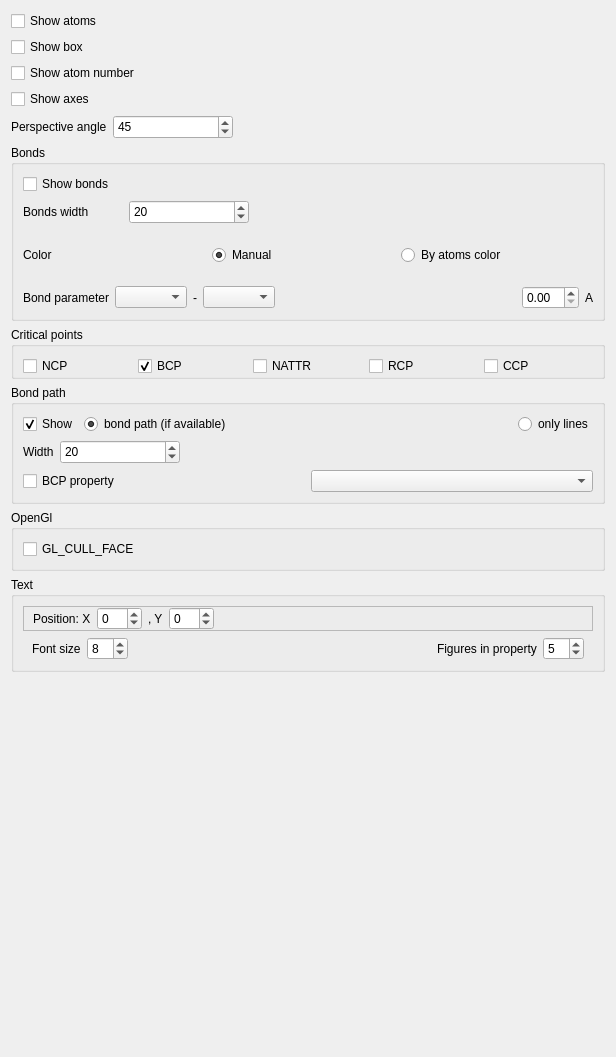
          <widget class="QWidget" name="tab_32">
           <attribute name="title">
            <string>View 3D</string>
           </attribute>
           <layout class="QVBoxLayout" name="verticalLayout_22">
            <item>
             <widget class="QCheckBox" name="FormSettingsViewCheckShowAtoms">
              <property name="enabled">
               <bool>true</bool>
              </property>
              <property name="text">
               <string>Show atoms</string>
              </property>
             </widget>
            </item>
            <item>
             <widget class="QCheckBox" name="FormSettingsViewCheckShowBox">
              <property name="styleSheet">
               <string notr="true"/>
              </property>
              <property name="text">
               <string>Show box</string>
              </property>
             </widget>
            </item>
            <item>
             <widget class="QCheckBox" name="FormSettingsViewCheckShowAtomNumber">
              <property name="enabled">
               <bool>true</bool>
              </property>
              <property name="text">
               <string>Show atom number</string>
              </property>
             </widget>
            </item>
            <item>
             <widget class="QCheckBox" name="FormSettingsViewCheckShowAxes">
              <property name="text">
               <string>Show axes</string>
              </property>
             </widget>
            </item>
            <item>
             <widget class="QFrame" name="frame_131">
              <property name="minimumSize">
               <size>
                <width>0</width>
                <height>0</height>
               </size>
              </property>
              <property name="frameShape">
               <enum>QFrame::NoFrame</enum>
              </property>
              <property name="frameShadow">
               <enum>QFrame::Raised</enum>
              </property>
              <layout class="QHBoxLayout" name="horizontalLayout_100">
               <property name="leftMargin">
                <number>0</number>
               </property>
               <property name="topMargin">
                <number>0</number>
               </property>
               <property name="rightMargin">
                <number>0</number>
               </property>
               <property name="bottomMargin">
                <number>0</number>
               </property>
               <item>
                <widget class="QLabel" name="label_105">
                 <property name="text">
                  <string>Perspective angle</string>
                 </property>
                </widget>
               </item>
               <item>
                <widget class="QSpinBox" name="spin_perspective_angle">
                 <property name="minimumSize">
                  <size>
                   <width>120</width>
                   <height>24</height>
                  </size>
                 </property>
                 <property name="maximumSize">
                  <size>
                   <width>120</width>
                   <height>24</height>
                  </size>
                 </property>
                 <property name="maximum">
                  <number>90</number>
                 </property>
                 <property name="value">
                  <number>45</number>
                 </property>
                </widget>
               </item>
               <item>
                <spacer name="horizontalSpacer_112">
                 <property name="orientation">
                  <enum>Qt::Horizontal</enum>
                 </property>
                 <property name="sizeHint" stdset="0">
                  <size>
                   <width>61</width>
                   <height>20</height>
                  </size>
                 </property>
                </spacer>
               </item>
              </layout>
             </widget>
            </item>
            <item>
             <widget class="QGroupBox" name="groupBox">
              <property name="minimumSize">
               <size>
                <width>0</width>
                <height>0</height>
               </size>
              </property>
              <property name="title">
               <string>Bonds</string>
              </property>
              <layout class="QVBoxLayout" name="verticalLayout_68">
               <item>
                <widget class="QCheckBox" name="FormSettingsViewCheckShowBonds">
                 <property name="text">
                  <string>Show bonds</string>
                 </property>
                </widget>
               </item>
               <item>
                <widget class="QFrame" name="frame_68">
                 <property name="minimumSize">
                  <size>
                   <width>200</width>
                   <height>0</height>
                  </size>
                 </property>
                 <property name="frameShape">
                  <enum>QFrame::NoFrame</enum>
                 </property>
                 <property name="frameShadow">
                  <enum>QFrame::Raised</enum>
                 </property>
                 <layout class="QHBoxLayout" name="horizontalLayout_60">
                  <property name="leftMargin">
                   <number>0</number>
                  </property>
                  <property name="topMargin">
                   <number>0</number>
                  </property>
                  <property name="rightMargin">
                   <number>0</number>
                  </property>
                  <property name="bottomMargin">
                   <number>0</number>
                  </property>
                  <item>
                   <widget class="QLabel" name="label_22">
                    <property name="minimumSize">
                     <size>
                      <width>100</width>
                      <height>0</height>
                     </size>
                    </property>
                    <property name="text">
                     <string>Bonds width</string>
                    </property>
                   </widget>
                  </item>
                  <item>
                   <widget class="QSpinBox" name="FormSettingsViewSpinBondWidth">
                    <property name="minimumSize">
                     <size>
                      <width>120</width>
                      <height>24</height>
                     </size>
                    </property>
                    <property name="maximumSize">
                     <size>
                      <width>120</width>
                      <height>24</height>
                     </size>
                    </property>
                    <property name="value">
                     <number>20</number>
                    </property>
                   </widget>
                  </item>
                  <item>
                   <spacer name="horizontalSpacer_30">
                    <property name="orientation">
                     <enum>Qt::Horizontal</enum>
                    </property>
                    <property name="sizeHint" stdset="0">
                     <size>
                      <width>40</width>
                      <height>20</height>
                     </size>
                    </property>
                   </spacer>
                  </item>
                 </layout>
                </widget>
               </item>
               <item>
                <widget class="QFrame" name="frame_114">
                 <property name="minimumSize">
                  <size>
                   <width>0</width>
                   <height>50</height>
                  </size>
                 </property>
                 <property name="frameShape">
                  <enum>QFrame::NoFrame</enum>
                 </property>
                 <property name="frameShadow">
                  <enum>QFrame::Raised</enum>
                 </property>
                 <layout class="QHBoxLayout" name="horizontalLayout_116">
                  <property name="leftMargin">
                   <number>0</number>
                  </property>
                  <property name="topMargin">
                   <number>0</number>
                  </property>
                  <property name="bottomMargin">
                   <number>0</number>
                  </property>
                  <item>
                   <widget class="QLabel" name="label_83">
                    <property name="minimumSize">
                     <size>
                      <width>100</width>
                      <height>0</height>
                     </size>
                    </property>
                    <property name="text">
                     <string>Color</string>
                    </property>
                   </widget>
                  </item>
                  <item>
                   <widget class="QRadioButton" name="FormSettingsViewRadioColorBondsManual">
                    <property name="text">
                     <string>Manual</string>
                    </property>
                    <property name="checked">
                     <bool>true</bool>
                    </property>
                   </widget>
                  </item>
                  <item>
                   <widget class="QRadioButton" name="FormSettingsViewRadioColorBondsByAtoms">
                    <property name="text">
                     <string>By atoms color</string>
                    </property>
                   </widget>
                  </item>
                 </layout>
                </widget>
               </item>
               <item>
                <widget class="QFrame" name="frame_106">
                 <property name="frameShape">
                  <enum>QFrame::NoFrame</enum>
                 </property>
                 <property name="frameShadow">
                  <enum>QFrame::Raised</enum>
                 </property>
                 <layout class="QHBoxLayout" name="horizontalLayout_110">
                  <property name="leftMargin">
                   <number>0</number>
                  </property>
                  <property name="topMargin">
                   <number>0</number>
                  </property>
                  <property name="rightMargin">
                   <number>0</number>
                  </property>
                  <property name="bottomMargin">
                   <number>0</number>
                  </property>
                  <item>
                   <widget class="QLabel" name="label_2">
                    <property name="text">
                     <string>Bond parameter</string>
                    </property>
                   </widget>
                  </item>
                  <item>
                   <widget class="QComboBox" name="FormAtomsList1"/>
                  </item>
                  <item>
                   <widget class="QLabel" name="label_31">
                    <property name="text">
                     <string>-</string>
                    </property>
                   </widget>
                  </item>
                  <item>
                   <widget class="QComboBox" name="FormAtomsList2"/>
                  </item>
                  <item>
                   <spacer name="horizontalSpacer_76">
                    <property name="orientation">
                     <enum>Qt::Horizontal</enum>
                    </property>
                    <property name="sizeHint" stdset="0">
                     <size>
                      <width>40</width>
                      <height>20</height>
                     </size>
                    </property>
                   </spacer>
                  </item>
                  <item>
                   <widget class="QDoubleSpinBox" name="FormBondLenSpinBox">
                    <property name="readOnly">
                     <bool>false</bool>
                    </property>
                    <property name="singleStep">
                     <double>0.100000000000000</double>
                    </property>
                   </widget>
                  </item>
                  <item>
                   <widget class="QLabel" name="label_30">
                    <property name="text">
                     <string>A</string>
                    </property>
                   </widget>
                  </item>
                 </layout>
                </widget>
               </item>
              </layout>
             </widget>
            </item>
            <item>
             <widget class="QGroupBox" name="groupBox_6">
              <property name="minimumSize">
               <size>
                <width>0</width>
                <height>0</height>
               </size>
              </property>
              <property name="title">
               <string>Critical points</string>
              </property>
              <layout class="QVBoxLayout" name="verticalLayout_9">
               <property name="topMargin">
                <number>0</number>
               </property>
               <property name="bottomMargin">
                <number>0</number>
               </property>
               <item>
                <widget class="QFrame" name="frame_3">
                 <property name="frameShape">
                  <enum>QFrame::NoFrame</enum>
                 </property>
                 <property name="frameShadow">
                  <enum>QFrame::Raised</enum>
                 </property>
                 <layout class="QHBoxLayout" name="horizontalLayout_7">
                  <property name="leftMargin">
                   <number>0</number>
                  </property>
                  <property name="rightMargin">
                   <number>0</number>
                  </property>
                  <property name="bottomMargin">
                   <number>0</number>
                  </property>
                  <item>
                   <widget class="QCheckBox" name="show_ncp">
                    <property name="text">
                     <string>NCP</string>
                    </property>
                    <property name="checked">
                     <bool>false</bool>
                    </property>
                   </widget>
                  </item>
                  <item>
                   <widget class="QCheckBox" name="show_bcp">
                    <property name="text">
                     <string>BCP</string>
                    </property>
                    <property name="checked">
                     <bool>true</bool>
                    </property>
                   </widget>
                  </item>
                  <item>
                   <widget class="QCheckBox" name="show_nnatr">
                    <property name="text">
                     <string>NATTR</string>
                    </property>
                    <property name="checked">
                     <bool>false</bool>
                    </property>
                   </widget>
                  </item>
                  <item>
                   <widget class="QCheckBox" name="show_rcp">
                    <property name="text">
                     <string>RCP</string>
                    </property>
                    <property name="checked">
                     <bool>false</bool>
                    </property>
                   </widget>
                  </item>
                  <item>
                   <widget class="QCheckBox" name="show_ccp">
                    <property name="text">
                     <string>CCP</string>
                    </property>
                    <property name="checked">
                     <bool>false</bool>
                    </property>
                   </widget>
                  </item>
                 </layout>
                </widget>
               </item>
              </layout>
             </widget>
            </item>
            <item>
             <widget class="QGroupBox" name="groupBox_11">
              <property name="title">
               <string>Bond path</string>
              </property>
              <layout class="QVBoxLayout" name="verticalLayout_18">
               <item>
                <widget class="QFrame" name="frame_4">
                 <property name="minimumSize">
                  <size>
                   <width>0</width>
                   <height>0</height>
                  </size>
                 </property>
                 <property name="frameShape">
                  <enum>QFrame::NoFrame</enum>
                 </property>
                 <property name="frameShadow">
                  <enum>QFrame::Raised</enum>
                 </property>
                 <layout class="QHBoxLayout" name="horizontalLayout_8">
                  <property name="leftMargin">
                   <number>0</number>
                  </property>
                  <property name="topMargin">
                   <number>0</number>
                  </property>
                  <property name="rightMargin">
                   <number>0</number>
                  </property>
                  <property name="bottomMargin">
                   <number>0</number>
                  </property>
                  <item>
                   <widget class="QCheckBox" name="show_bond_path">
                    <property name="text">
                     <string>Show</string>
                    </property>
                    <property name="checked">
                     <bool>true</bool>
                    </property>
                   </widget>
                  </item>
                  <item>
                   <widget class="QRadioButton" name="show_bp_if_avail">
                    <property name="text">
                     <string>bond path (if available)</string>
                    </property>
                    <property name="checked">
                     <bool>true</bool>
                    </property>
                   </widget>
                  </item>
                  <item>
                   <spacer name="horizontalSpacer_7">
                    <property name="orientation">
                     <enum>Qt::Horizontal</enum>
                    </property>
                    <property name="sizeHint" stdset="0">
                     <size>
                      <width>281</width>
                      <height>20</height>
                     </size>
                    </property>
                   </spacer>
                  </item>
                  <item>
                   <widget class="QRadioButton" name="radioButton_2">
                    <property name="text">
                     <string>only lines</string>
                    </property>
                   </widget>
                  </item>
                 </layout>
                </widget>
               </item>
               <item>
                <widget class="QFrame" name="frame_69">
                 <property name="minimumSize">
                  <size>
                   <width>200</width>
                   <height>0</height>
                  </size>
                 </property>
                 <property name="frameShape">
                  <enum>QFrame::NoFrame</enum>
                 </property>
                 <property name="frameShadow">
                  <enum>QFrame::Raised</enum>
                 </property>
                 <layout class="QHBoxLayout" name="horizontalLayout_62">
                  <property name="leftMargin">
                   <number>0</number>
                  </property>
                  <property name="topMargin">
                   <number>0</number>
                  </property>
                  <property name="rightMargin">
                   <number>0</number>
                  </property>
                  <property name="bottomMargin">
                   <number>0</number>
                  </property>
                  <item>
                   <widget class="QLabel" name="label_23">
                    <property name="minimumSize">
                     <size>
                      <width>0</width>
                      <height>0</height>
                     </size>
                    </property>
                    <property name="text">
                     <string>Width</string>
                    </property>
                   </widget>
                  </item>
                  <item>
                   <widget class="QSpinBox" name="bond_path_width">
                    <property name="minimumSize">
                     <size>
                      <width>120</width>
                      <height>24</height>
                     </size>
                    </property>
                    <property name="maximumSize">
                     <size>
                      <width>120</width>
                      <height>24</height>
                     </size>
                    </property>
                    <property name="value">
                     <number>20</number>
                    </property>
                   </widget>
                  </item>
                  <item>
                   <spacer name="horizontalSpacer_31">
                    <property name="orientation">
                     <enum>Qt::Horizontal</enum>
                    </property>
                    <property name="sizeHint" stdset="0">
                     <size>
                      <width>40</width>
                      <height>20</height>
                     </size>
                    </property>
                   </spacer>
                  </item>
                 </layout>
                </widget>
               </item>
               <item>
                <widget class="QFrame" name="frame_160">
                 <property name="frameShape">
                  <enum>QFrame::NoFrame</enum>
                 </property>
                 <property name="frameShadow">
                  <enum>QFrame::Raised</enum>
                 </property>
                 <layout class="QHBoxLayout" name="horizontalLayout_178">
                  <property name="leftMargin">
                   <number>0</number>
                  </property>
                  <property name="topMargin">
                   <number>0</number>
                  </property>
                  <property name="rightMargin">
                   <number>0</number>
                  </property>
                  <property name="bottomMargin">
                   <number>0</number>
                  </property>
                  <item>
                   <widget class="QCheckBox" name="show_bcp_text">
                    <property name="text">
                     <string>BCP property</string>
                    </property>
                   </widget>
                  </item>
                  <item>
                   <widget class="QComboBox" name="PropertyForBCPtext"/>
                  </item>
                 </layout>
                </widget>
               </item>
              </layout>
             </widget>
            </item>
            <item>
             <widget class="QGroupBox" name="groupBox_34">
              <property name="minimumSize">
               <size>
                <width>0</width>
                <height>0</height>
               </size>
              </property>
              <property name="title">
               <string>OpenGl</string>
              </property>
              <layout class="QHBoxLayout" name="horizontalLayout_163">
               <item>
                <widget class="QCheckBox" name="OpenGL_GL_CULL_FACE">
                 <property name="enabled">
                  <bool>true</bool>
                 </property>
                 <property name="text">
                  <string>GL_CULL_FACE</string>
                 </property>
                </widget>
               </item>
              </layout>
             </widget>
            </item>
            <item>
             <widget class="QGroupBox" name="groupBox_29">
              <property name="minimumSize">
               <size>
                <width>0</width>
                <height>0</height>
               </size>
              </property>
              <property name="title">
               <string>Text</string>
              </property>
              <layout class="QVBoxLayout" name="verticalLayout_107">
               <item>
                <widget class="QFrame" name="frame_165">
                 <property name="frameShape">
                  <enum>QFrame::StyledPanel</enum>
                 </property>
                 <property name="frameShadow">
                  <enum>QFrame::Raised</enum>
                 </property>
                 <layout class="QHBoxLayout" name="horizontalLayout_179">
                  <property name="topMargin">
                   <number>0</number>
                  </property>
                  <property name="bottomMargin">
                   <number>0</number>
                  </property>
                  <item>
                   <widget class="QLabel" name="label_132">
                    <property name="text">
                     <string>Position: X</string>
                    </property>
                   </widget>
                  </item>
                  <item>
                   <widget class="QSpinBox" name="property_shift_x">
                    <property name="minimum">
                     <number>-99</number>
                    </property>
                   </widget>
                  </item>
                  <item>
                   <widget class="QLabel" name="label_133">
                    <property name="text">
                     <string>, Y</string>
                    </property>
                   </widget>
                  </item>
                  <item>
                   <widget class="QSpinBox" name="property_shift_y">
                    <property name="minimum">
                     <number>-99</number>
                    </property>
                   </widget>
                  </item>
                  <item>
                   <spacer name="horizontalSpacer_125">
                    <property name="orientation">
                     <enum>Qt::Horizontal</enum>
                    </property>
                    <property name="sizeHint" stdset="0">
                     <size>
                      <width>126</width>
                      <height>20</height>
                     </size>
                    </property>
                   </spacer>
                  </item>
                 </layout>
                </widget>
               </item>
               <item>
                <widget class="QFrame" name="frame_164">
                 <property name="minimumSize">
                  <size>
                   <width>0</width>
                   <height>0</height>
                  </size>
                 </property>
                 <property name="frameShape">
                  <enum>QFrame::NoFrame</enum>
                 </property>
                 <property name="frameShadow">
                  <enum>QFrame::Raised</enum>
                 </property>
                 <layout class="QHBoxLayout" name="horizontalLayout_180">
                  <property name="topMargin">
                   <number>0</number>
                  </property>
                  <property name="bottomMargin">
                   <number>0</number>
                  </property>
                  <item>
                   <widget class="QLabel" name="label_90">
                    <property name="text">
                     <string>Font size</string>
                    </property>
                   </widget>
                  </item>
                  <item>
                   <widget class="QSpinBox" name="font_size_3d">
                    <property name="value">
                     <number>8</number>
                    </property>
                   </widget>
                  </item>
                  <item>
                   <spacer name="horizontalSpacer_83">
                    <property name="orientation">
                     <enum>Qt::Horizontal</enum>
                    </property>
                    <property name="sizeHint" stdset="0">
                     <size>
                      <width>239</width>
                      <height>20</height>
                     </size>
                    </property>
                   </spacer>
                  </item>
                  <item>
                   <widget class="QLabel" name="label_81">
                    <property name="text">
                     <string>Figures in property</string>
                    </property>
                   </widget>
                  </item>
                  <item>
                   <widget class="QSpinBox" name="property_precision">
                    <property name="value">
                     <number>5</number>
                    </property>
                   </widget>
                  </item>
                 </layout>
                </widget>
               </item>
              </layout>
             </widget>
            </item>
            <item>
             <spacer name="verticalSpacer_9">
              <property name="orientation">
               <enum>Qt::Vertical</enum>
              </property>
              <property name="sizeHint" stdset="0">
               <size>
                <width>20</width>
                <height>374</height>
               </size>
              </property>
             </spacer>
            </item>
           </layout>
          </widget>
